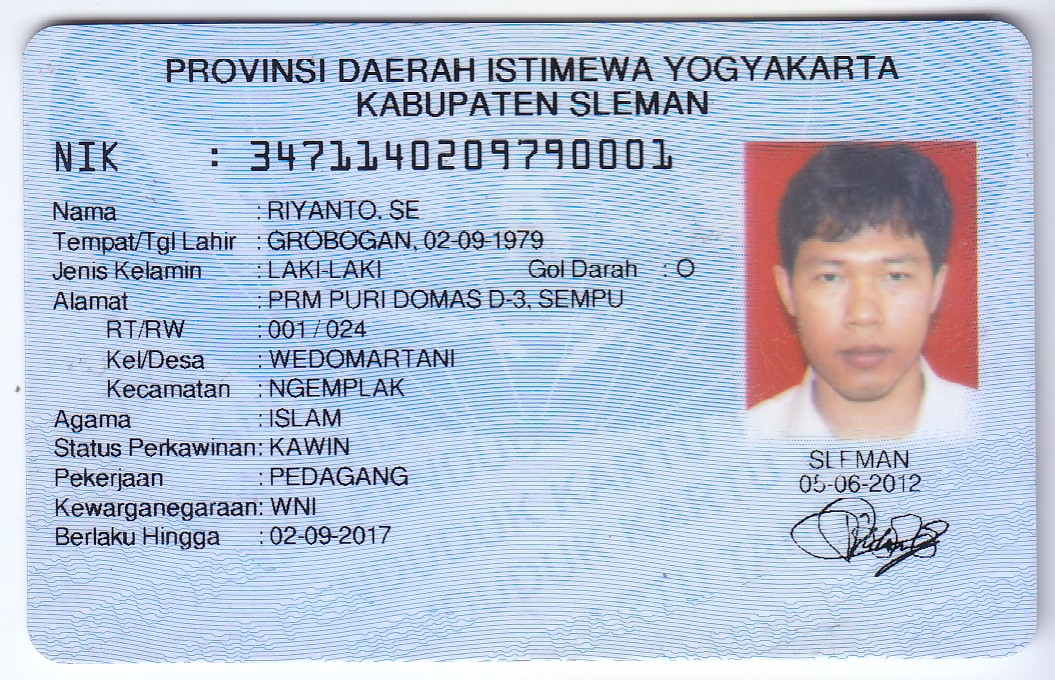
#> input picture ML/dataset_ktp/ktp.png, 1055 x 680 px, found by its file name
$ jupyter execute --allow-errors ktpocr.ipynb
#> lines starting #> are read from the running program, lines starting #| are printed output that depends on the picture
[cell 1]
import pytesseract
import cv2
import numpy as np
import pandas as pd
from PIL import Image
import matplotlib.pyplot as plt
import os

Rencananya mau mulai bikin OCR KTP-nya

[cell 2]
pytesseract.pytesseract.tesseract_cmd = 'C:/Users/Luis R/AppData/Local/Programs/Tesseract-OCR/tesseract.exe'
os.environ['TESSDATA_PREFIX'] = 'C:/Users/Luis R/AppData/Local/Programs/Tesseract-OCR/tessdata'

[cell 3]
FILE_PATH = 'C:/Users/Luis R/Documents/Semester 6/Capstone/KTP-OCR/data'
filePath = os.path.join(FILE_PATH, 'ktp.png')
print(filePath)

[cell 4]
img = cv2.imread(filePath)
#> img is the input picture: shape (680, 1055, 3); mean B, G, R 214.8, 193.1, 180.6
gray = cv2.cvtColor(img, cv2.COLOR_BGR2GRAY)
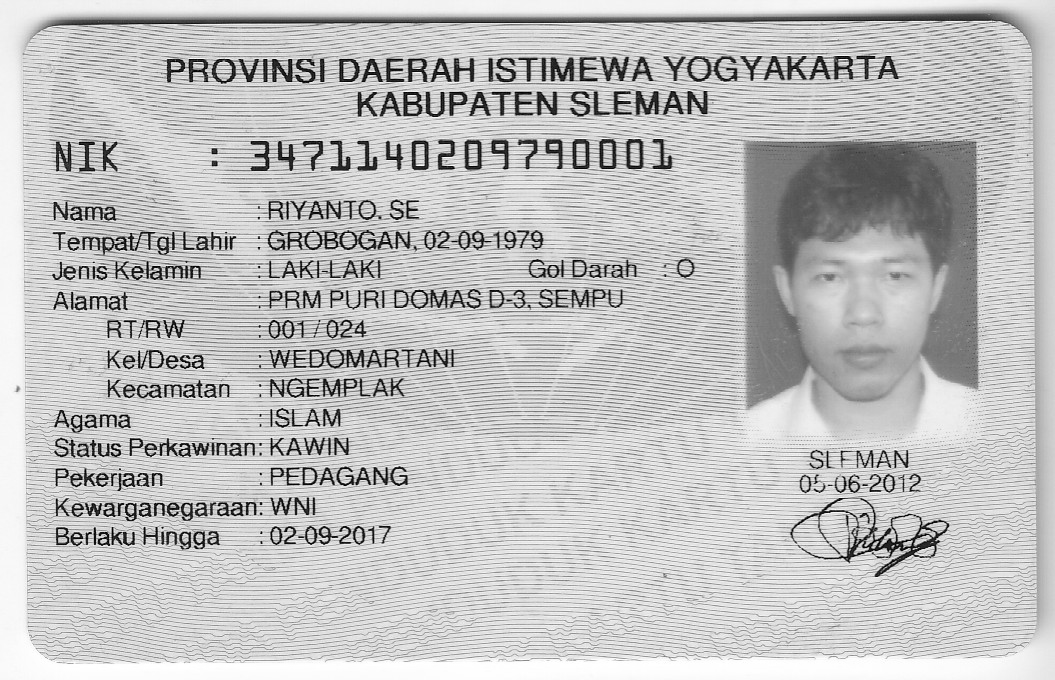
#> gray: shape (680, 1055); min 0, max 255, mean 191.8
#plt.imshow(gray, cmap='gray')
th, threshed = cv2.threshold(gray, 127, 255, cv2.THRESH_TRUNC)
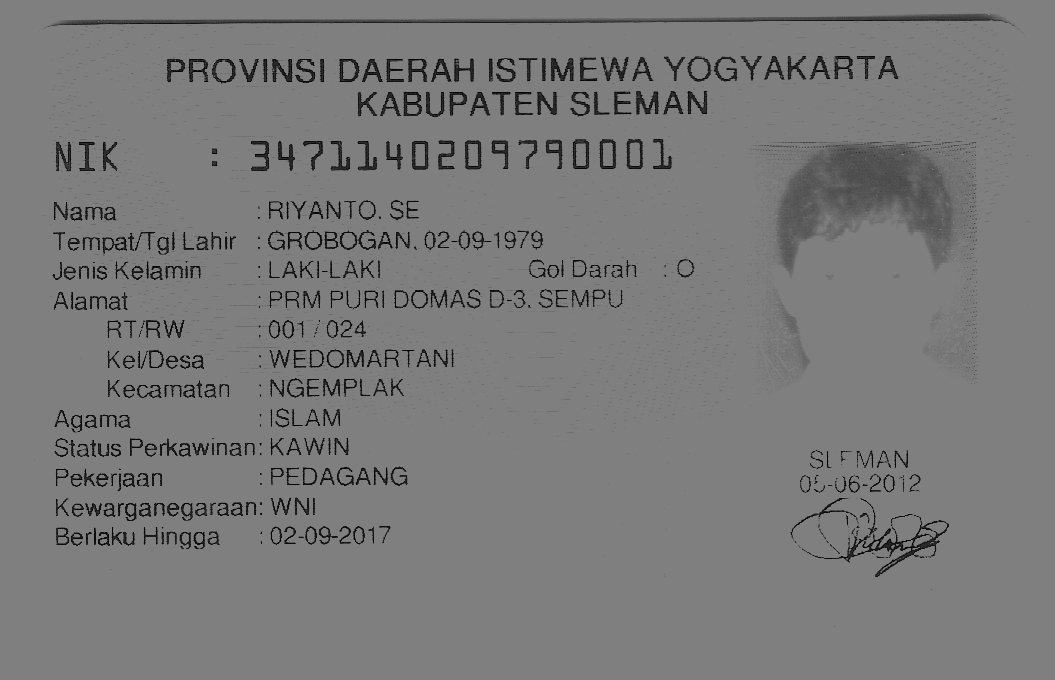
#> threshed: shape (680, 1055); min 0, max 127, mean 121.4
plt.imshow(threshed, cmap='gray')

#> (a cell that did not finish here is left out)

[cell 6]
class KTPInformation(object):
    def __init__(self):
        self.nik = ""
        self.nama = ""
        self.tempat_lahir = ""
        self.tanggal_lahir = ""
        self.jenis_kelamin = ""
        self.golongan_darah = ""
        self.alamat = ""
        self.rt = ""
        self.rw = ""
        self.kelurahan_atau_desa = ""
        self.kecamatan = ""
        self.agama = ""
        self.status_perkawinan = ""
        self.pekerjaan = ""
        self.kewarganegaraan = ""
        berlaku_hingga = "SEUMUR HIDUP"

[cell 7]
import re
import json

[cell 8]
class KTPOCR(object):
    def __init__(self, image):
        self.image = cv2.imread(image)
        self.gray = cv2.cvtColor(self.image, cv2.COLOR_BGR2GRAY)
        self.th, self.threshed = cv2.threshold(self.gray, 127, 255, cv2.THRESH_TRUNC)
        self.result = KTPInformation()
        self.master_process()
#> (the call stopped at in process, `raw_extracted_text = pytesseract.image_to_string((self.threshed), lang..`: pytesseract is not available in this run)
